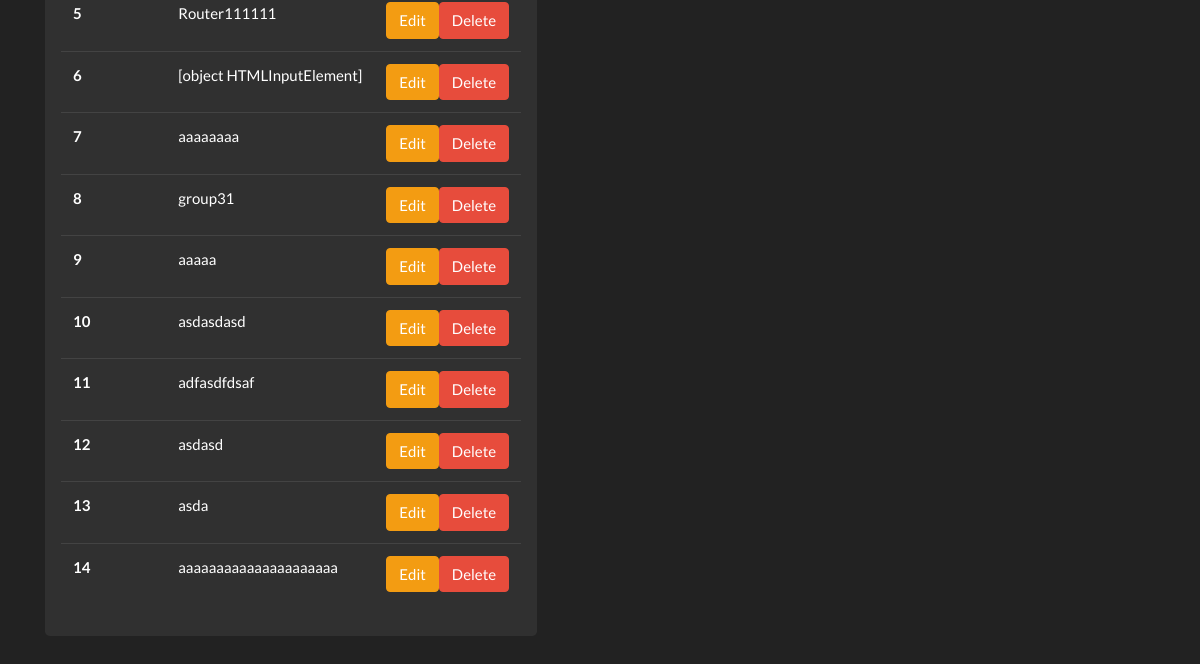
The app's page /main (signed in, lower part), older data.
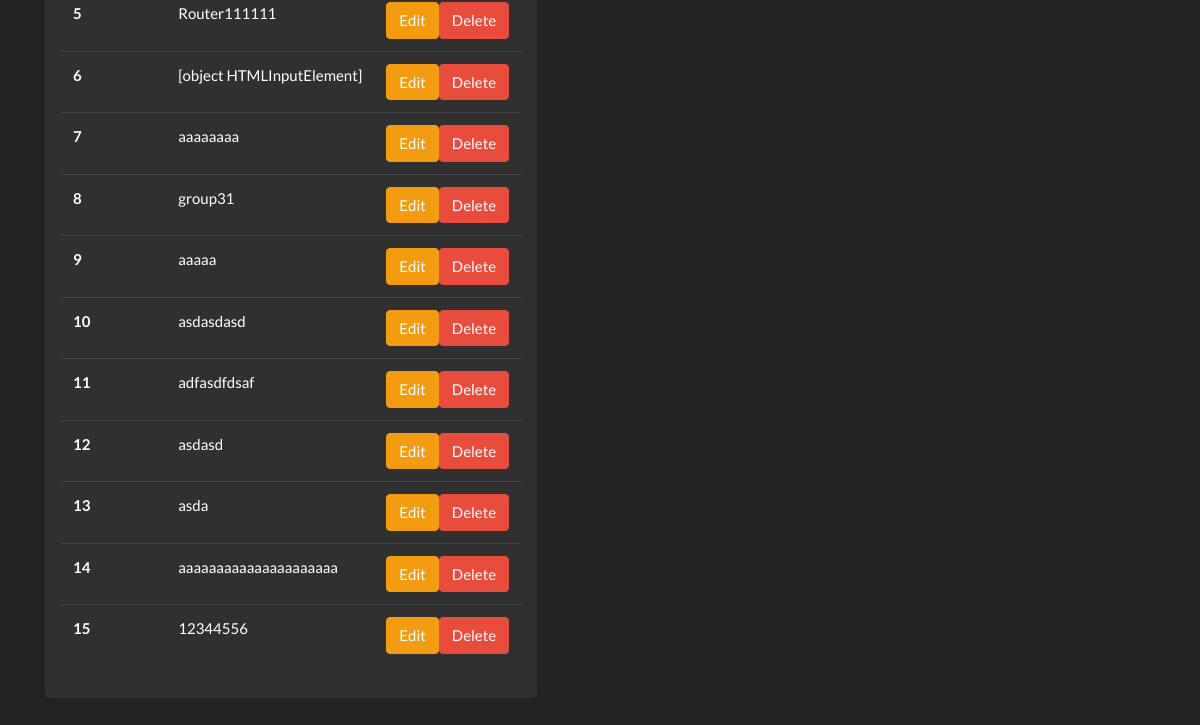
The same page, newer data.
### website/models.py (models this page shows)
class Group(db.Model):
    id = db.Column(db.Integer, primary_key=True)
    id_owner = db.Column(db.Integer, db.ForeignKey('user.id'))
    name_group = db.Column(db.String(150))

### website/views.py (the view)
@views.route('/main', methods=['GET'])
@login_required
def get_main_page():
    return render_template("home.html",
                           current_user=current_user,
                           users=show_users(),
                           groups=show_groups(),
                           groups_for_current_professor=show_groups_for_current_professor(),
                           user_has_permission=user_has_permission,
                           )

### website/permissions.py (called while the page is built)
def user_has_permission(permission):
    return permission in role_permissions[current_user.role]

### website/request_to_database.py (called while the page is built)
def show_users():
    results = db.session.query(User).all()
    return results

def show_groups():
    results = db.session.query(Group).all()
    return results

def show_groups_for_current_professor():
    results = filter(lambda group: group.id_owner == current_user.id, db.session.query(Group).all())
    return results

### website/templates/home.html (shortened to what this page needs)
{% extends "base.html" %}{% block title %}RemotEye - {{ current_user.role }}{% endblock %}
{% block content %}
    <form method="get" action="/main">
        <div class="container">
            <div class="row">
                {% include "professors-groups.html" %}
            </div>
        </div>
    </form>
{% endblock %}

### website/templates/professors-groups.html (shortened to what this page needs)
{% if user_has_permission("groups_for_current_professor") %}
    <div class="jumbotron p-3">
        <table class="table table-hover table-dark">
            {% for group in groups_for_current_professor %}
                <tr>
                    <th scope="row"> {{ loop.index }}
                    <th>
                    <td> {{ group.name_group }} </td>
                    <td>
                        <a href="" class="btn btn-danger btn-xs float-right"
                           onclick="return confirm('Are you sure to delete?')">Delete</a>
                        <a href="" class="btn btn-warning btn-xs float-right" data-toggle="modal"
                           data-target="#modaledit">Edit</a>
                    </td>
                </tr>
            {% endfor %}
        </table>
    </div>
{% endif %}

Row changes from the older to the newer data that the page shows:
added Group: name_group "12344556"
